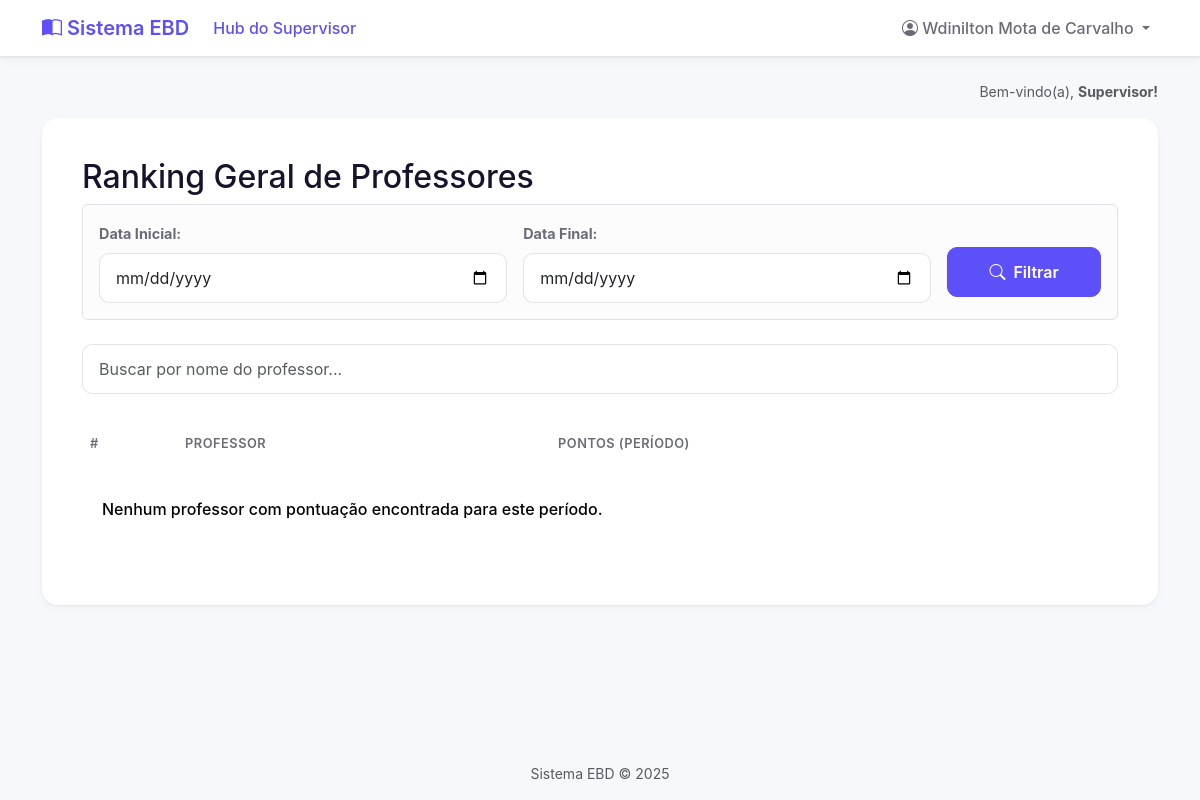
Page /relatorios/ranking-professores/ (signed in) on the earlier database version.
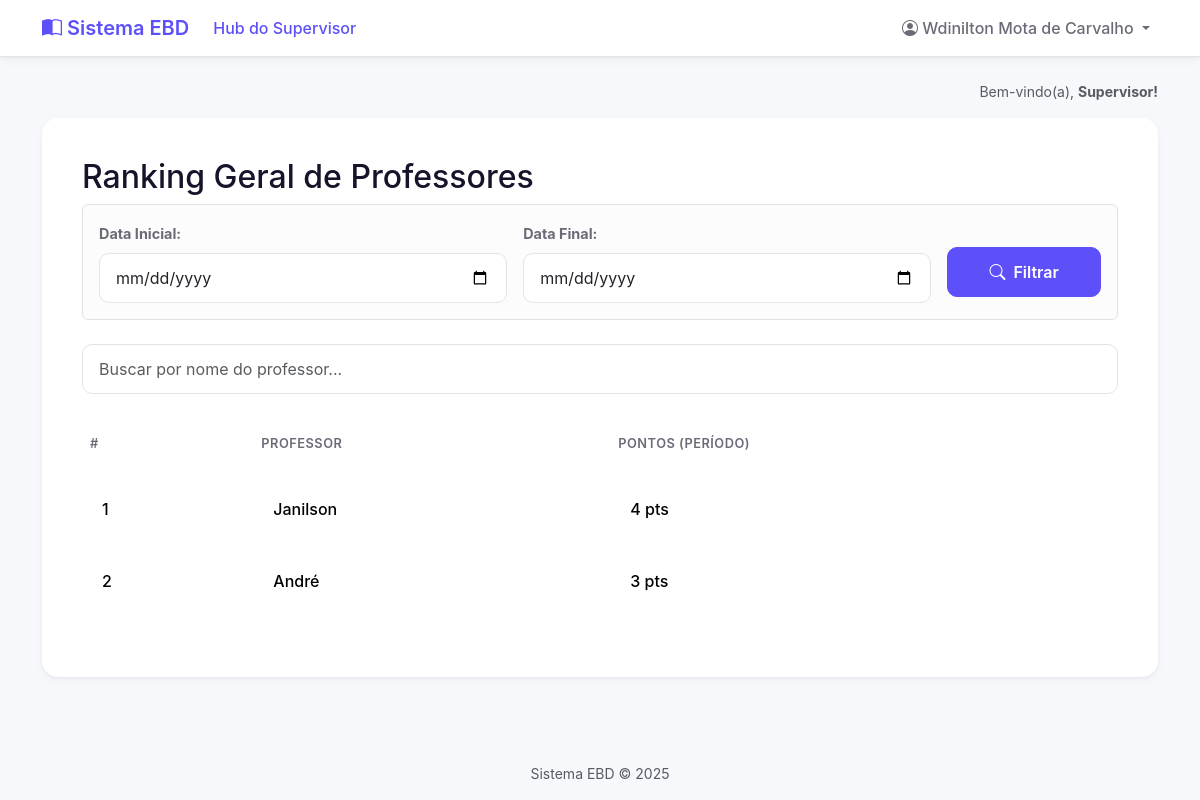
Same page on the later database version.
### core/models.py (models this page shows, shortened)
class PerfilProfessor(models.Model):
    user = models.OneToOneField(
        User,
        on_delete=models.CASCADE,
        related_name='perfil_professor'
    )
    pontos_totais = models.IntegerField(default=0)
    class Meta:
        verbose_name = "Perfil de Professor"
        verbose_name_plural = "Perfis de Professor"

### core/views.py (the view)
# urls.py: path('relatorios/ranking-professores/', views.relatorio_ranking_professores, name='relatorio_ranking_professores'),
@login_required
def relatorio_ranking_professores(request):
    permissores = permissoes_context(request)
    if not permissores['is_supervisor']:
        return HttpResponseForbidden("<h1>Acesso Negado</h1><p>Apenas supervisores podem ver este relatório.</p>")
    data_inicio = request.GET.get('data_inicio')
    data_fim = request.GET.get('data_fim')
    date_filter = Q()
    if data_inicio:
        date_filter &= Q(registros_de_chamada__chamada__data__gte=data_inicio)
    if data_fim:
        date_filter &= Q(registros_de_chamada__chamada__data__lte=data_fim)
    ranking_professores = PerfilProfessor.objects.annotate(
        pontos_no_periodo=Sum(
            'registros_de_chamada__pontos_ganhos',
            filter=date_filter
        )
    ).filter(
        pontos_no_periodo__gt=0 # Filtra professores com 0 pontos no período
    ).order_by(
        '-pontos_no_periodo' # Ordena pelos pontos no período
    ).select_related('user') # Otimiza a busca pelo nome do usuário
    contexto = {
        'ranking_professores': ranking_professores,
        'data_inicio': data_inicio,
        'data_fim': data_fim,
    }
    return render(request, 'relatorios_ranking_professores.html', contexto)

### core/context_processors.py (called while the page is built)
def permissoes_context(request):
    is_professor = False
    is_aluno = False
    is_supervisor = False
    aluno = None
    if request.user.is_authenticated:
        is_supervisor = request.user.groups.filter(name='Supervisores').exists()
        is_professor = request.user.groups.filter(name='Professores').exists()
        try:
            aluno = request.user.aluno
            is_aluno = True
        except:
            is_aluno = False
    return {
        'is_supervisor': is_supervisor,
        'is_professor': is_professor,
        'is_aluno': is_aluno,
        'aluno_global': aluno,
    }

### templates/relatorios_ranking_professores.html (shortened to what this page needs)
{% extends 'base.html' %}
{% block content %}
    <h2>Ranking Geral de Professores</h2>
    {% include '_partials/date_filter_form.html' %}
    <input type="text" id="searchInput" onkeyup="filterTable('searchInput', 'searchableTable')"
           placeholder="Buscar por nome do professor..." class="form-control search-box mb-4">
    <div class="table-responsive">
        <table class="table table-hover align-middle" id="searchableTable">
            <thead>
                <tr>
                    <th class="posicao">#</th>
                    <th>Professor</th>
                    <th class="pontos">Pontos (Período)</th>
                </tr>
            </thead>
            <tbody>
                {% for perfil in ranking_professores %}
                <tr>
                    <td class="posicao">{{ forloop.counter }}</td>
                    <td>{{ perfil.user.username }}</td>
                    <td class="pontos">{{ perfil.pontos_no_periodo }} pts</td>
                </tr>
                {% empty %}
                <tr>
                    <td colspan="3">Nenhum professor com pontuação encontrada para este período.</td>
                </tr>
                {% endfor %}
            </tbody>
        </table>
    </div>
{% endblock %}

Differences in the rows shown:
now on this page (row edited): PerfilProfessor: user.username "Janilson", pontos_no_periodo "4"
added PerfilProfessor: user.username "André", pontos_no_periodo "3"
Other differences:
text no longer shown: "Nenhum professor com pontuação encontrada para este período."
